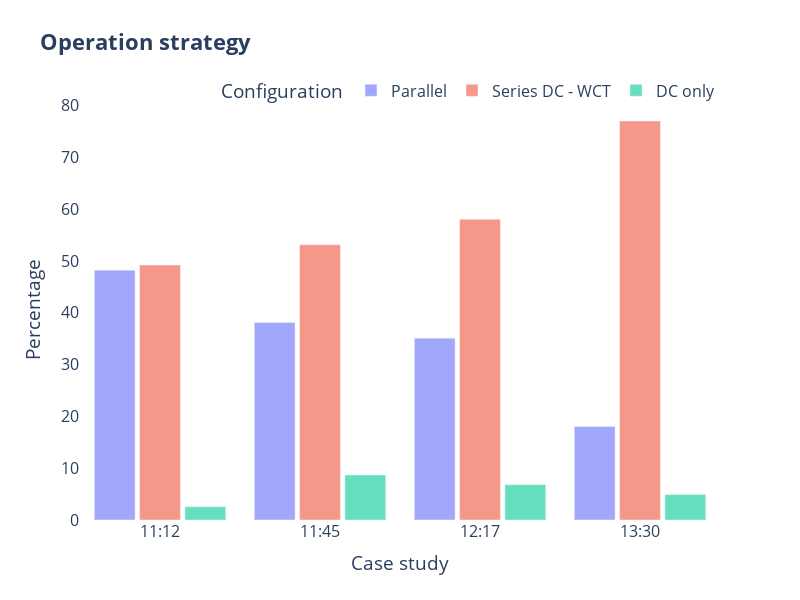

Notebook code for this chart:
### Code cell
import plotly.graph_objs as go
from solhycool_visualizations.constants import color_palette, default_fontsize

display(df_opt.head())

PP = df_opt['R1'] * 100
SS = df_opt['q_vm'] / df_opt['q_c'] * 100
just_DC = (1 - df_opt['R1']) * (1 - df_opt['R2']) * 100

# Create a figure where the xaxis is a categorical axis with the list of case studies, each case study will have two bards, one for PP and one for SS, the height of the bars will be the values of PP and SS

xvalues = np.arange(len(df_opt.index))

fig = go.Figure(
    data=[
        go.Bar(
            name='Parallel',
            x=xvalues, y=PP,
            # marker_color=color_palette['dc_green'],
            # marker_line_color=color_palette['dc_green'],
            # marker_line_width=1.5,
            opacity=0.6
        ),
        go.Bar(
            name='Series DC - WCT',
            x=xvalues, y=SS,
            # marker_color=color_palette['wct_purple'],
            # marker_line_color=color_palette['wct_purple'],
            # marker_line_width=1.5,
            opacity=0.6
        ),
        go.Bar(
            name='DC only',
            x=xvalues, y=just_DC,
            # marker_color=color_palette['wct_purple'],
            # marker_line_color=color_palette['wct_purple'],
            # marker_line_width=1.5,
            opacity=0.6
        )
    ]
)

# Set marks of the xaxis from df_opt.index, space evenly
fig.update_xaxes(
    tickvals=xvalues,
    ticktext=[idx.strftime("%H:%M") for idx in df_opt.index],
)

fig.update_layout(
    title_text="<b>Operation strategy</b><br> ",
    font_size=default_fontsize,
    height=600,
    width=800,
    xaxis_title="Case study",
    yaxis_title="Percentage",
    barmode='group',
    bargap=0.15, # gap between bars of adjacent location coordinates.
    bargroupgap=0.1, # gap between bars of the same location coordinate.
    plot_bgcolor='rgba(255,255,255,0.5)',
    legend=dict(
        title_text="Configuration",
        orientation="h",
        yanchor="bottom",
        y=0.98,
        xanchor="right",
        x=1
    )
)

fig.show(config=generate_plotly_config(fig))

### Figure 1 — Plotly figure (JSON) as saved in the notebook; plotly's stock layout.template omitted (floating-point values rounded to 4 significant figures)
{"data": [{"name": "Parallel", "opacity": 0.6, "x": [0, 1, 2, 3], "y": [48.24, 38.16, 35.11, 18.05], "type": "bar"}, {"name": "Series DC - WCT", "opacity": 0.6, "x": [0, 1, 2, 3], "y": [49.21, 53.15, 58.06, 77.04], "type": "bar"}, {"name": "DC only", "opacity": 0.6, "x": [0, 1, 2, 3], "y": [2.552, 8.693, 6.827, 4.913], "type": "bar"}], "layout": {"xaxis": {"tickvals": [0, 1, 2, 3], "ticktext": ["11:12", "11:45", "12:17", "13:30"], "title": {"text": "Case study"}}, "title": {"text": "<b>Operation strategy</b><br> "}, "font": {"size": 16}, "legend": {"title": {"text": "Configuration"}, "orientation": "h", "yanchor": "bottom", "y": 0.98, "xanchor": "right", "x": 1}, "height": 600, "width": 800, "yaxis": {"title": {"text": "Percentage"}}, "barmode": "group", "bargap": 0.15, "bargroupgap": 0.1, "plot_bgcolor": "rgba(255,255,255,0.5)"}}
